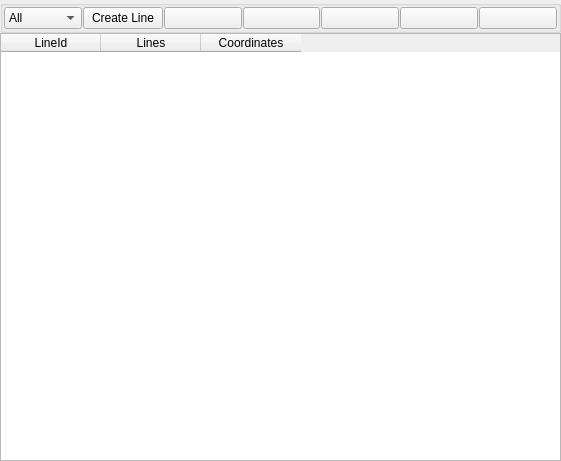
<?xml version="1.0" encoding="UTF-8"?>
<ui version="4.0">
 <class>LineMenu</class>
 <widget class="QWidget" name="LineMenu">
  <property name="geometry">
   <rect>
    <x>0</x>
    <y>0</y>
    <width>561</width>
    <height>461</height>
   </rect>
  </property>
  <property name="windowTitle">
   <string>Form</string>
  </property>
  <layout class="QVBoxLayout" name="verticalLayout">
   <property name="spacing">
    <number>0</number>
   </property>
   <property name="leftMargin">
    <number>0</number>
   </property>
   <property name="topMargin">
    <number>0</number>
   </property>
   <property name="rightMargin">
    <number>0</number>
   </property>
   <property name="bottomMargin">
    <number>0</number>
   </property>
   <item>
    <widget class="QGroupBox" name="groupBox">
     <property name="title">
      <string/>
     </property>
     <layout class="QHBoxLayout" name="horizontalLayout">
      <property name="spacing">
       <number>1</number>
      </property>
      <property name="leftMargin">
       <number>1</number>
      </property>
      <property name="topMargin">
       <number>1</number>
      </property>
      <property name="rightMargin">
       <number>1</number>
      </property>
      <property name="bottomMargin">
       <number>1</number>
      </property>
      <item>
       <widget class="QComboBox" name="comboBox_loadOrder">
        <item>
         <property name="text">
          <string>All</string>
         </property>
        </item>
        <item>
         <property name="text">
          <string>Loaded</string>
         </property>
        </item>
       </widget>
      </item>
      <item>
       <widget class="QPushButton" name="pushButton_splitz">
        <property name="text">
         <string>Create Line</string>
        </property>
       </widget>
      </item>
      <item>
       <widget class="QPushButton" name="pushButton_saveLines">
        <property name="text">
         <string/>
        </property>
       </widget>
      </item>
      <item>
       <widget class="QPushButton" name="pushButton_loadLines">
        <property name="toolTip">
         <string/>
        </property>
        <property name="toolTipDuration">
         <number>-1</number>
        </property>
        <property name="text">
         <string/>
        </property>
       </widget>
      </item>
      <item>
       <widget class="QPushButton" name="pushButton_unloadLines">
        <property name="text">
         <string/>
        </property>
       </widget>
      </item>
      <item>
       <widget class="QPushButton" name="pushButton_deleteLines">
        <property name="text">
         <string/>
        </property>
       </widget>
      </item>
      <item>
       <widget class="QPushButton" name="pushButton_removeLines">
        <property name="text">
         <string/>
        </property>
       </widget>
      </item>
     </layout>
    </widget>
   </item>
   <item>
    <widget class="QTableWidget" name="tableWidget_line">
     <column>
      <property name="text">
       <string>LineId</string>
      </property>
     </column>
     <column>
      <property name="text">
       <string>Lines</string>
      </property>
     </column>
     <column>
      <property name="text">
       <string>Coordinates</string>
      </property>
     </column>
    </widget>
   </item>
  </layout>
 </widget>
 <resources/>
 <connections/>
</ui>
